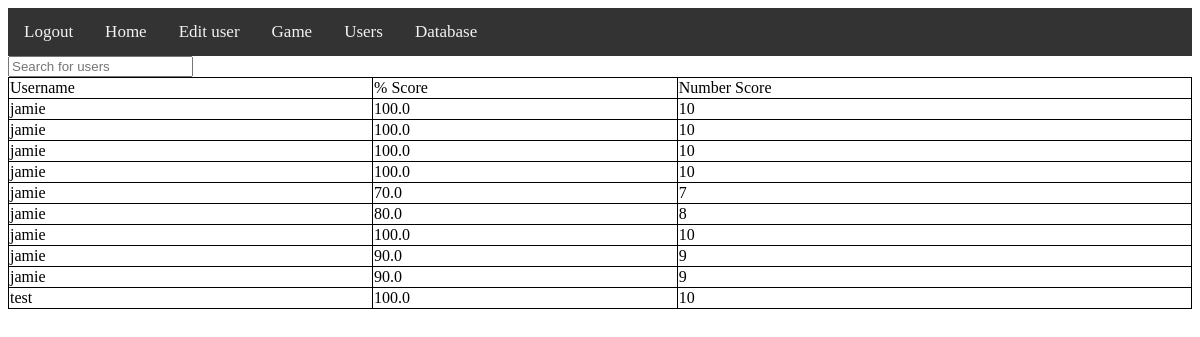
Screenshot of /game/maths_quiz/scores with the database file from the repository.
### tables this page shows
CREATE TABLE maths_quiz (username characters(100),percentage characters(100),score characters(100));

### challenges/maths_quiz.py (the view)
@maths_quiz_bp.route("/scores")
def maths_quiz_scores():
    return render_template("challenges/maths_quiz/scores.html", users=maths_quiz_db.read())

### database_mod.py (called while the page is built)
    def read(self):
        self.c.execute(f"SELECT * FROM {self.table}")
        self.conn.commit()
        self.lines = self.c.fetchall()
        return self.lines

### challenges/templates/challenges/maths_quiz/scores.html (shortened to what this page needs)
{% extends "base.html" %}
{% block content %}
<input type="text" onkeyup="table_search()" id="search_box" placeholder="Search for users">
<table id="sort_table_id">
<tr>
    <td onclick="sort_alph(0)">Username</td>
    <td onclick="sort_num(1)">% Score</td>
    <td onclick="sort_num(2)">Number Score</td>
</tr>
{% for user in users %}
<tr>
    {% for item in user%}
    <td>{{item}}</td>
    {% endfor %}
</tr>
{% endfor %}
</table>
{% endblock %}

### static/styles/base.css (style rules this page uses)
table, td, th { border: 1px solid black; }
table { width: 100%; border-collapse: collapse; }

### rows the page displays
maths_quiz: username "jamie", percentage "100.0", score "10"
maths_quiz: username "jamie", percentage "100.0", score "10"
maths_quiz: username "jamie", percentage "100.0", score "10"
maths_quiz: username "jamie", percentage "100.0", score "10"
maths_quiz: username "jamie", percentage "70.0", user "7"
maths_quiz: username "jamie", percentage "80.0", user "8"
maths_quiz: username "jamie", percentage "100.0", score "10"
maths_quiz: username "jamie", percentage "90.0", user "9"
maths_quiz: username "jamie", percentage "90.0", user "9"
maths_quiz: username "test", percentage "100.0", score "10"
